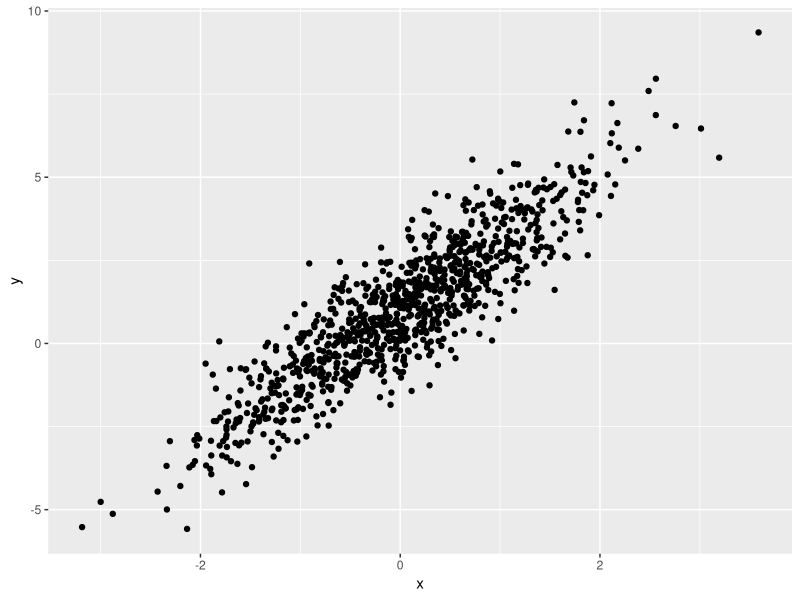
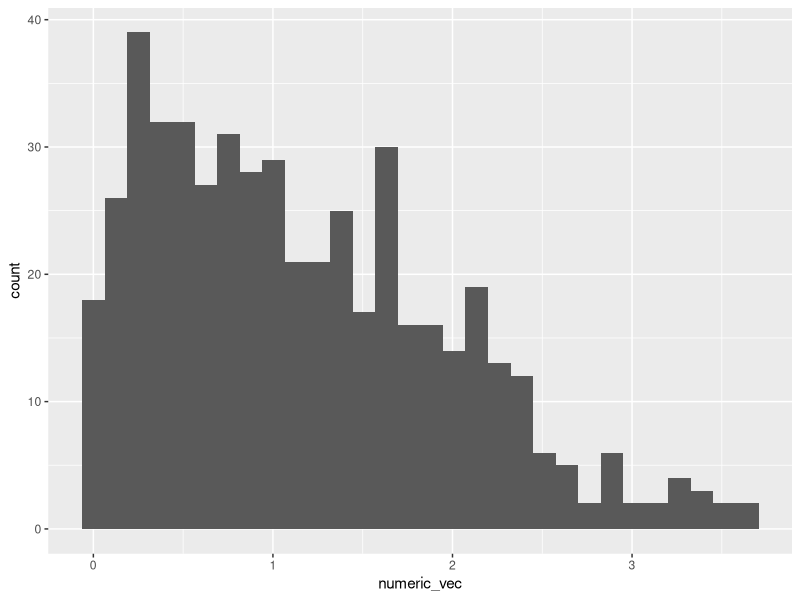

Generate these figures, in order, with R:
## ---- chunk 1
library(tidyverse)
## ---- chunk 2
samp = rnorm(100)
length(samp)
## ---- chunk 3
plot_df=
  tibble(
    x=rnorm(n=1000),
    y=1+2*x+rnorm(n=1000)
  )

ggplot(plot_df,aes(x=x,y=y))+geom_point()

## ---- chunk 4
my_tib = tibble(
  
my_var = rnorm(n = 500, mean = 1),

log_vec = my_var > 0,

numeric_vec = abs(my_var)
)

ggplot(my_tib,aes(x = numeric_vec)) + geom_histogram()

my_median = median(my_tib$my_var)

## ---- chunk 5
mean1 = mean(my_tib$my_var)
median1 = median(my_tib$my_var)
stdev1 = sd(my_tib$my_var)

